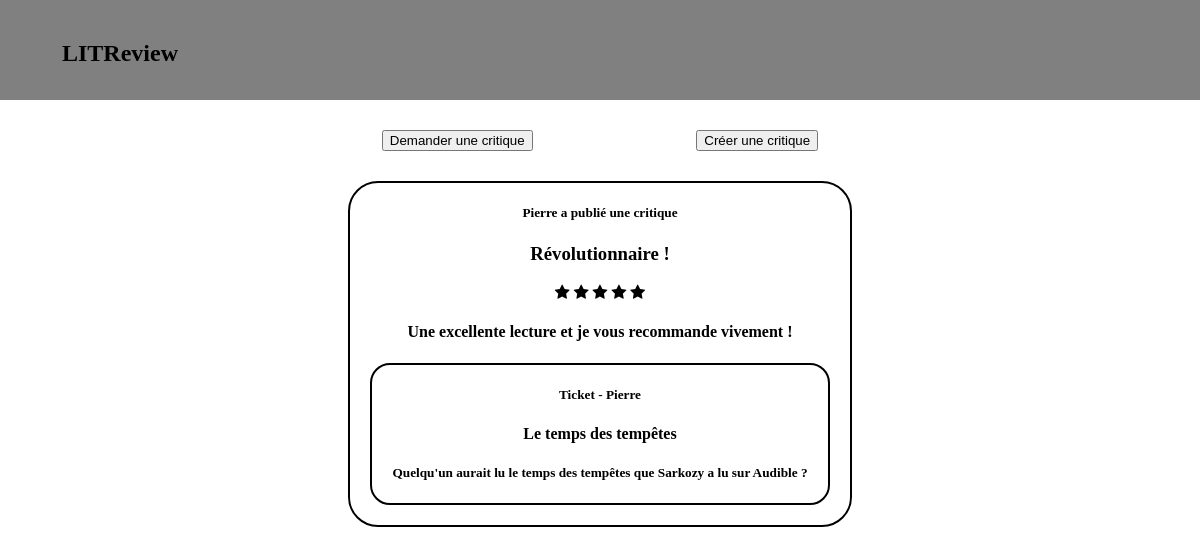
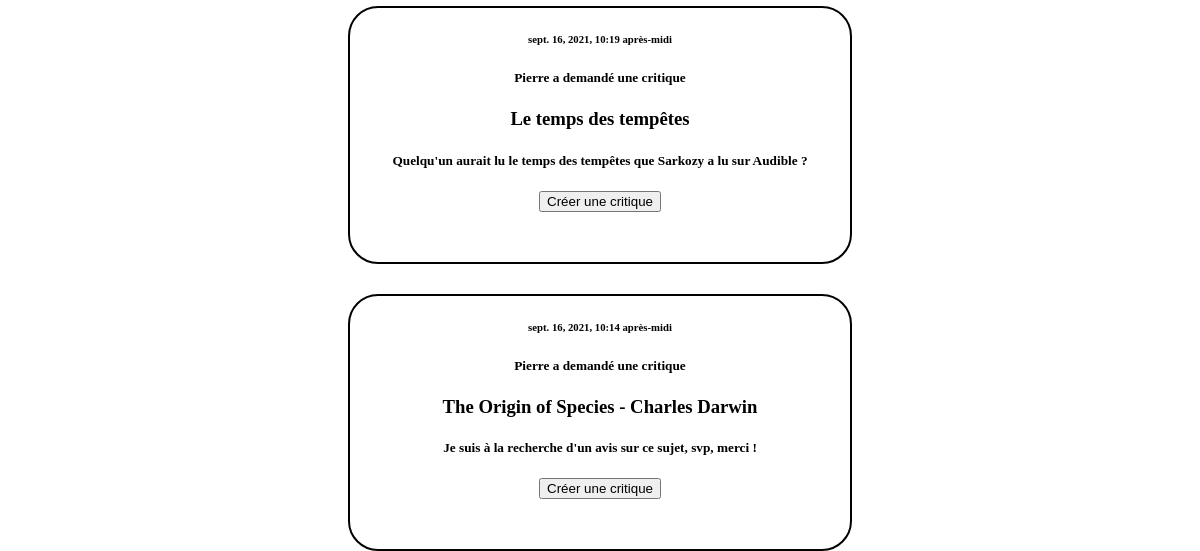
Page /home/ on the earlier database version (2 pictures, top to bottom).
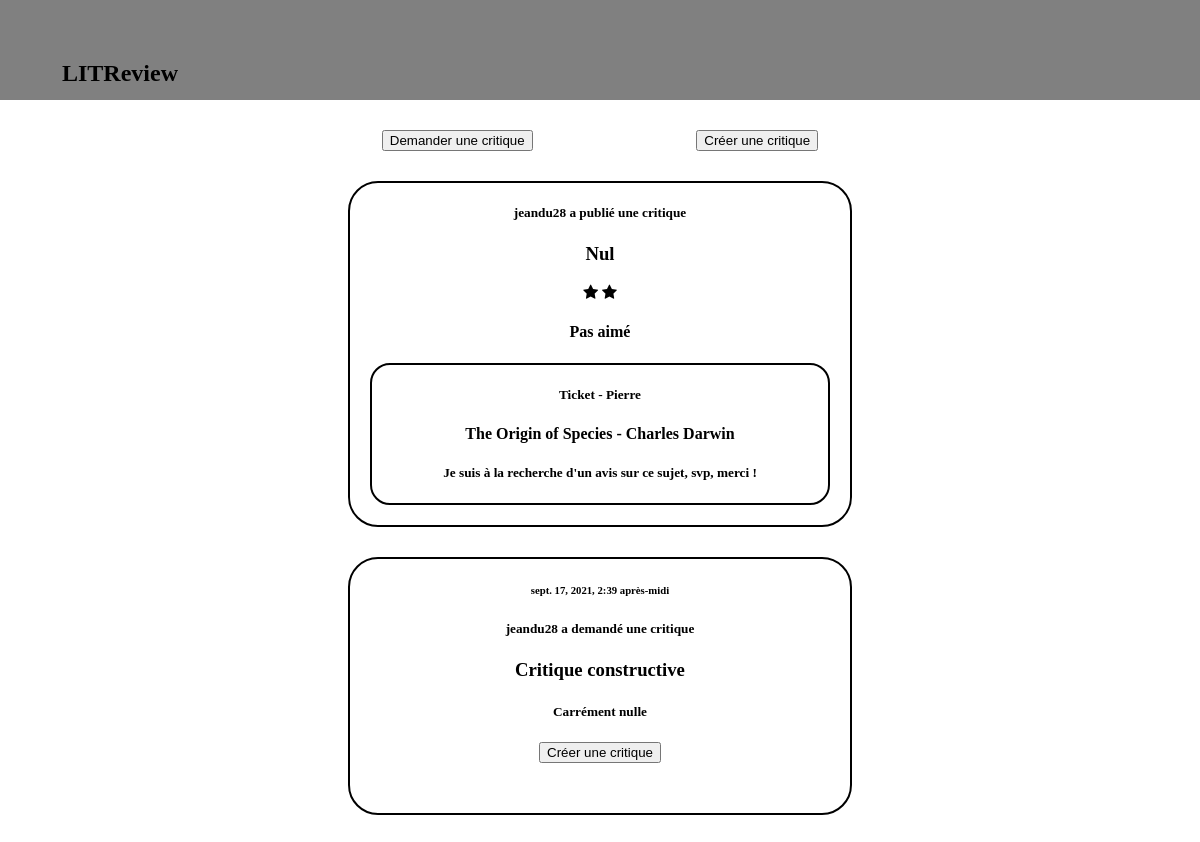
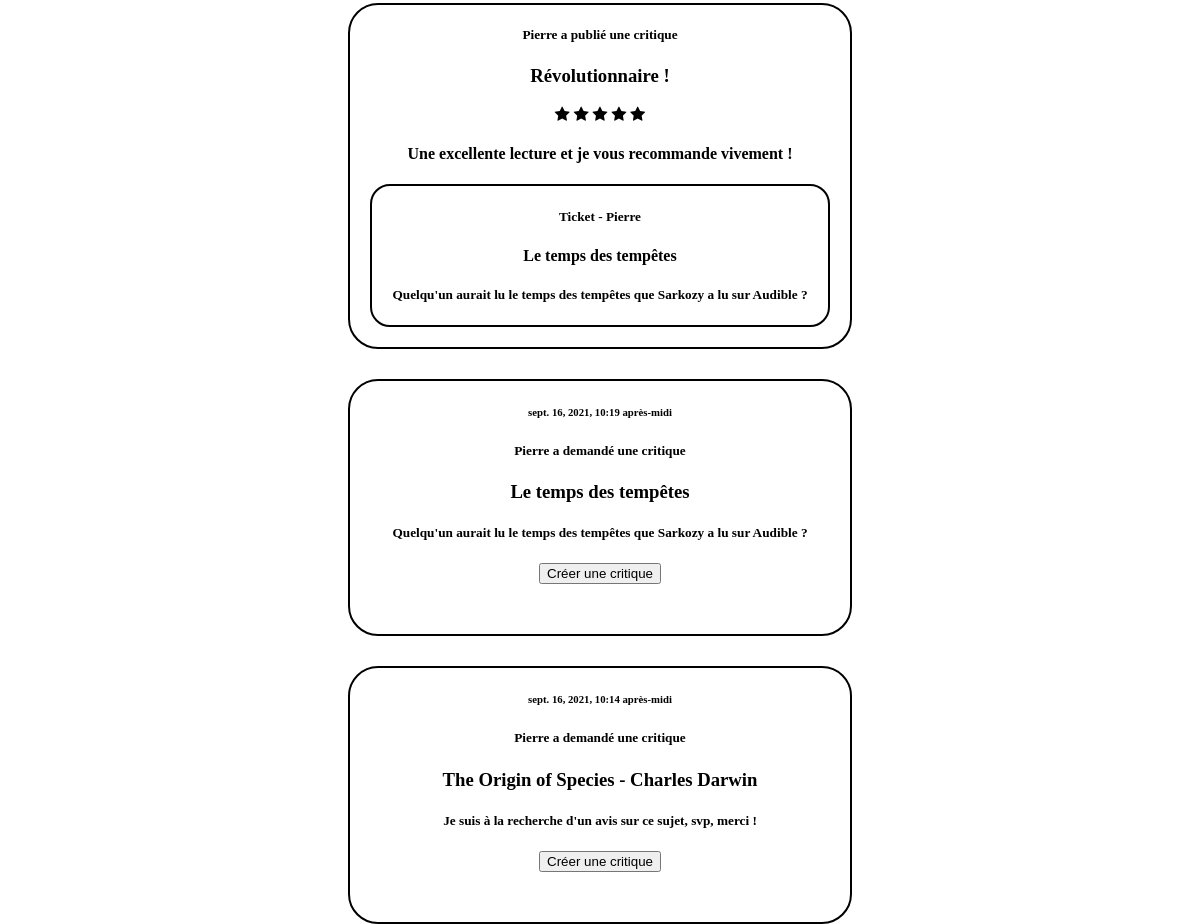
Same page on the later database version (2 pictures, top to bottom).
### posts/models.py (models this page shows, shortened)
class Review(models.Model):
    ticket = models.ForeignKey(to=Ticket, on_delete=models.CASCADE)
    rating = models.PositiveSmallIntegerField(
        validators=[MinValueValidator(0), MaxValueValidator(5)])
    headline = models.CharField(max_length=128)
    body = models.CharField(max_length=8192, blank=True)
    user = models.ForeignKey(
        to=settings.AUTH_USER_MODEL, on_delete=models.CASCADE)
    time_created = models.DateTimeField(auto_now_add=True)

class Ticket(models.Model):
    title = models.CharField(max_length=128)
    description = models.TextField(max_length=2048,blank=True)
    user = models.ForeignKey(to=settings.AUTH_USER_MODEL,on_delete=models.CASCADE)
    image = models.ImageField(null=True,blank=True)
    time_created = models.DateTimeField(auto_now_add=True)

### posts/views.py (the view)
# urls.py: path('home/',CriticsHome.as_view(),name='home'),
class CriticsHome(ListView):
    model = Ticket
    context_object_name = "posts"
    template_name = 'posts/ticket_list.html'
    def get_queryset(self):
        tickets = Ticket.objects.filter()
        reviews = Review.objects.filter()
        users = User.objects.all()
        for review in reviews:
            for user in users:
                if review.user_id == user.id:
                    review.username = user.username
        for ticket in tickets:
            for user in users:
                if ticket.user_id == user.id:
                    ticket.username = user.username
        for review in reviews:
            for ticket in tickets:
                if review.ticket_id == ticket.id:
                    review.ticket = ticket
        result_list = sorted(
            chain(tickets, reviews),
            key=lambda instance: instance.time_created,reverse=True)
        return result_list

### posts/templates/posts/ticket_list.html
{% extends 'base.html' %}
{% block content %}
{% load static %}
<link rel="stylesheet" href="{% static 'css/style_ticket_list.css' %}">
<div class="buttons">
    <form action="/create_ticket" xmlns="http://www.w3.org/1999/html">
      <input type="submit" value="Demander une critique" class="button">
    </form>
    <form action="/create_review">
      <input type="submit" value="Créer une critique" class ="button">
    </form>
</div>
    <div id = 'flux'>
    {% for post in posts %}
        {% if post.headline != None %}
            <div class = 'review'>
                <div>
                        {% if user.id == post.user_id %}
                            <h5>Vous avez publié une critique</h5>
                        {% else %}
                                <h5>{{post.username}} a publié une critique</h5>
                        {% endif %}
                                <h3>{{post.headline}}</h3>
                                <link rel="stylesheet" href="https://cdnjs.cloudflare.com/ajax/libs/font-awesome/4.7.0/css/font-awesome.min.css">
                                {% for x in ""|ljust:post.rating %}
                                    {% if forloop.counter0 <= post.rating %}
                                        <span class="fa fa-star"></span>
                                    {% endif %}
                                {% endfor %}
                                <h4>{{post.body}}</h4>
                </div>
                <div class ='ticket_in'>
                    <h5>Ticket - {{post.ticket.username }}</h5>
                    <h4>{{post.ticket.title}}</h4>
                    <h5>{{post.ticket.description}}</h5>
                </div>
            </div>
        {% else %}
                <div class = 'ticket'>
                    <article>
                        <h6>{{ post.time_created }}</h6>
                        {% if user.username == post.user.username %}
                        <h5>Vous avez demandé une critique</h5>
                        <h3>{{ post.title}}</h3>
                        <h5>{{ post.description }}</h5>
                        {% else %}
                        <h5>{{ post.user }} a demandé une critique</h5>
                        <h3>{{ post.title}}</h3>
                        <h5>{{ post.description }}</h5>
                        <form action="/create_review" class="button_critic">
                          <input type="submit" value="Créer une critique">
                        </form>
                        {% endif %}
                    </article>
                </div>
        {% endif %}
    {% endfor %}
    </div>
{% endblock %}

### templates/base.html (shortened to what this page needs)
<!DOCTYPE html>
{% load static %}
<html lang="en">
<head>
    <div id="rectangle">
        <link rel="stylesheet" href="{% static 'css/base.css' %}">
        <h2 id="title">LITReview</h2>
    <nav>
    </nav>
    </div>
</head>
<body>
    {% block content %}
    {% endblock %}
</body>
</html>

### posts/static/css/base.css (style rules this page uses)
html { margin : 0; }
body { margin : 0; }
#rectangle { width: 100%; background-color:grey; height: 100px; display : flex; margin : 0; }
nav { margin : auto; width:50%; }
#title { position: absolute; top : 3%; left: 10%; transform: translate(-50%, -50%); }

### posts/static/css/style_ticket_list.css (style rules this page uses)
.buttons { margin : auto; margin-top : 30px; width:50%; display:flex; justify-content: space-around; }
.button { display:flex; justify-content: space-around; }
.button_critic { margin-bottom : 50px; }
#flux { text-align: center; display : flex; flex-direction : column; align-items: center; justify-content: center; }
.review, .ticket { border : solid 2px black; width : 500px; margin-top : 30px; border-radius : 30px; }
.ticket_in { border : solid 2px black; margin-top : 20px; border-radius : 20px; margin : 20px; }

Differences in the rows shown:
added Review: username "jeandu28", headline "Nul", rating 2 (drawn), body "Pas aimé", ticket.username "Pierre", ticket "The Origin of Species - Charles Darwin", ticket.description "Je suis à la recherche d'un avis sur ce sujet, svp, merci !"
added Ticket: time_created "sept. 17, 2021, 2:39 après-midi", user "jeandu28", title "Critique constructive", description "Carrément nulle"
